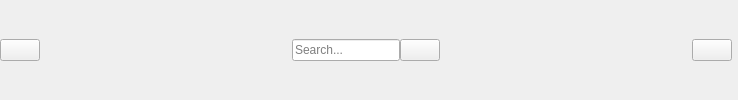
        <widget class="QWidget" name="header_widget" native="true">
         <property name="minimumSize">
          <size>
           <width>0</width>
           <height>40</height>
          </size>
         </property>
         <layout class="QHBoxLayout" name="horizontalLayout_4">
          <property name="spacing">
           <number>0</number>
          </property>
          <property name="leftMargin">
           <number>0</number>
          </property>
          <property name="topMargin">
           <number>0</number>
          </property>
          <property name="rightMargin">
           <number>6</number>
          </property>
          <property name="bottomMargin">
           <number>0</number>
          </property>
          <item>
           <widget class="QPushButton" name="change_btn">
            <property name="text">
             <string/>
            </property>
            <property name="icon">
             <iconset resource="resources.qrc">
              <normaloff>:/Green/assets/icon/green/align-justify.svg</normaloff>:/Green/assets/icon/green/align-justify.svg</iconset>
            </property>
            <property name="iconSize">
             <size>
              <width>14</width>
              <height>14</height>
             </size>
            </property>
            <property name="checkable">
             <bool>true</bool>
            </property>
            <property name="autoExclusive">
             <bool>true</bool>
            </property>
           </widget>
          </item>
          <item>
           <spacer name="horizontalSpacer">
            <property name="orientation">
             <enum>Qt::Horizontal</enum>
            </property>
            <property name="sizeHint" stdset="0">
             <size>
              <width>252</width>
              <height>20</height>
             </size>
            </property>
           </spacer>
          </item>
          <item>
           <layout class="QHBoxLayout" name="horizontalLayout">
            <item>
             <widget class="QLineEdit" name="search_input">
              <property name="placeholderText">
               <string>Search...</string>
              </property>
             </widget>
            </item>
            <item>
             <widget class="QPushButton" name="search_btn">
              <property name="text">
               <string/>
              </property>
              <property name="icon">
               <iconset resource="resources.qrc">
                <normaloff>:/Green/assets/icon/green/search.svg</normaloff>:/Green/assets/icon/green/search.svg</iconset>
              </property>
             </widget>
            </item>
           </layout>
          </item>
          <item>
           <spacer name="horizontalSpacer_2">
            <property name="orientation">
             <enum>Qt::Horizontal</enum>
            </property>
            <property name="sizeHint" stdset="0">
             <size>
              <width>252</width>
              <height>20</height>
             </size>
            </property>
           </spacer>
          </item>
          <item>
           <widget class="QPushButton" name="user_btn">
            <property name="text">
             <string/>
            </property>
            <property name="icon">
             <iconset resource="resources.qrc">
              <normaloff>:/Green/assets/icon/green/user.svg</normaloff>:/Green/assets/icon/green/user.svg</iconset>
            </property>
           </widget>
          </item>
         </layout>
        </widget>
